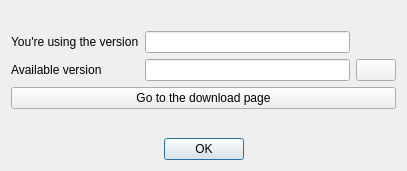
<?xml version="1.0" encoding="UTF-8"?>
<ui version="4.0">
 <class>VersionDialog</class>
 <widget class="QDialog" name="VersionDialog">
  <property name="geometry">
   <rect>
    <x>0</x>
    <y>0</y>
    <width>407</width>
    <height>171</height>
   </rect>
  </property>
  <property name="windowTitle">
   <string>Texmaker</string>
  </property>
  <layout class="QGridLayout" name="gridLayout">
   <item row="1" column="1">
    <widget class="QLineEdit" name="lineEditCurrent">
     <property name="readOnly">
      <bool>true</bool>
     </property>
    </widget>
   </item>
   <item row="2" column="0">
    <widget class="QLabel" name="labelAvailable">
     <property name="text">
      <string>Available version</string>
     </property>
    </widget>
   </item>
   <item row="1" column="0">
    <widget class="QLabel" name="label">
     <property name="text">
      <string>You're using the version</string>
     </property>
    </widget>
   </item>
   <item row="2" column="1">
    <widget class="QLineEdit" name="lineEditAvailable">
     <property name="readOnly">
      <bool>true</bool>
     </property>
    </widget>
   </item>
   <item row="2" column="2">
    <widget class="QPushButton" name="pushButtonCheck">
     <property name="minimumSize">
      <size>
       <width>30</width>
       <height>0</height>
      </size>
     </property>
     <property name="toolTip">
      <string>Recheck</string>
     </property>
     <property name="statusTip">
      <string/>
     </property>
     <property name="text">
      <string/>
     </property>
     <property name="icon">
      <iconset resource="texmaker.qrc">
       <normaloff>:/images/refresh.png</normaloff>:/images/refresh.png</iconset>
     </property>
    </widget>
   </item>
   <item row="3" column="0" colspan="3">
    <widget class="QPushButton" name="pushButtonDownload">
     <property name="text">
      <string>Go to the download page</string>
     </property>
    </widget>
   </item>
   <item row="5" column="0" colspan="3">
    <widget class="QDialogButtonBox" name="buttonBox">
     <property name="orientation">
      <enum>Qt::Horizontal</enum>
     </property>
     <property name="standardButtons">
      <set>QDialogButtonBox::Ok</set>
     </property>
     <property name="centerButtons">
      <bool>true</bool>
     </property>
    </widget>
   </item>
   <item row="4" column="0" colspan="3">
    <spacer name="verticalSpacer">
     <property name="orientation">
      <enum>Qt::Vertical</enum>
     </property>
     <property name="sizeHint" stdset="0">
      <size>
       <width>20</width>
       <height>40</height>
      </size>
     </property>
    </spacer>
   </item>
   <item row="1" column="2">
    <widget class="QLabel" name="labelAvailableIsUpToDate">
     <property name="enabled">
      <bool>true</bool>
     </property>
     <property name="minimumSize">
      <size>
       <width>30</width>
       <height>0</height>
      </size>
     </property>
     <property name="toolTip">
      <string>You are using the latest version.</string>
     </property>
     <property name="statusTip">
      <string/>
     </property>
     <property name="text">
      <string/>
     </property>
     <property name="pixmap">
      <pixmap resource="texmaker.qrc">:/images/hook.png</pixmap>
     </property>
     <property name="alignment">
      <set>Qt::AlignCenter</set>
     </property>
    </widget>
   </item>
   <item row="0" column="0" colspan="3">
    <widget class="QLabel" name="labelUpdateStatus">
     <property name="text">
      <string/>
     </property>
    </widget>
   </item>
  </layout>
 </widget>
 <tabstops>
  <tabstop>pushButtonDownload</tabstop>
  <tabstop>buttonBox</tabstop>
  <tabstop>lineEditCurrent</tabstop>
  <tabstop>lineEditAvailable</tabstop>
 </tabstops>
 <resources>
  <include location="texmaker.qrc"/>
 </resources>
 <connections>
  <connection>
   <sender>buttonBox</sender>
   <signal>accepted()</signal>
   <receiver>VersionDialog</receiver>
   <slot>accept()</slot>
   <hints>
    <hint type="sourcelabel">
     <x>248</x>
     <y>254</y>
    </hint>
    <hint type="destinationlabel">
     <x>157</x>
     <y>274</y>
    </hint>
   </hints>
  </connection>
  <connection>
   <sender>buttonBox</sender>
   <signal>rejected()</signal>
   <receiver>VersionDialog</receiver>
   <slot>reject()</slot>
   <hints>
    <hint type="sourcelabel">
     <x>316</x>
     <y>260</y>
    </hint>
    <hint type="destinationlabel">
     <x>286</x>
     <y>274</y>
    </hint>
   </hints>
  </connection>
 </connections>
</ui>
